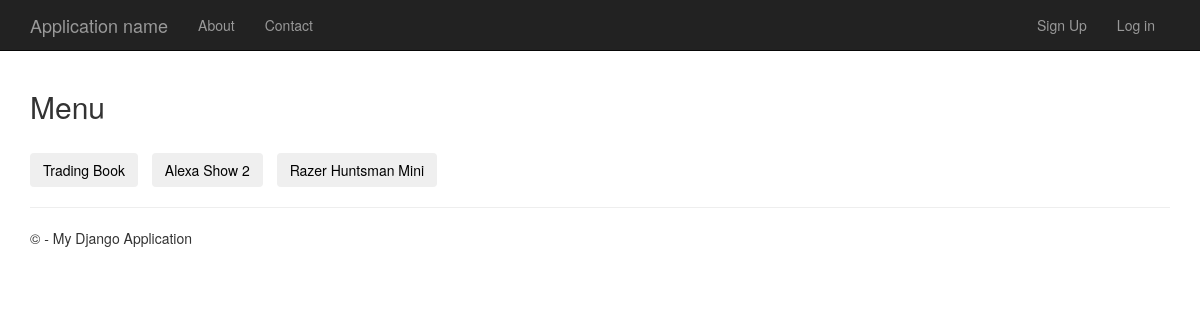
The app's page /menu/ with its own data.
### item/models.py (models this page shows, shortened)
class Item(models.Model):
    name = models.CharField(max_length=50)
    owner = models.ForeignKey(User, on_delete=models.CASCADE)
    price = models.FloatField()
    quantity = models.IntegerField(default=1)
    description = models.TextField(null=True, default=None, blank=True)

### item/views.py (the view)
# urls.py: path("menu/", views.menu, name="menu"),
def menu(request):
    items = Item.objects.all().order_by('-id')
    return render(request, "items/item_list.html", {"items": items})

### item/templates/items/item_list.html (shortened to what this page needs)
{% extends "app/layout.html" %}
{% block content %}
<div>
    <br />
         <h2>Menu</h2>
    <br />
    {% for item in items %}
        <tr><td>
        <a href="{% url 'item-detail' item.id %}"><button type="submit" class="btn btn-outline-info waves-effect">{{ item.name }}</button></a>
        </td></tr>
    {% empty %}
        <h2>There are no Items Right now</h2>
    {% endfor %}
</div>
{% endblock %}

### app/static/app/content/site.css (style rules this page uses)
body { padding-top: 50px; padding-bottom: 20px; }

### item/templates/items/item_list.html (style rules this page uses)
a { padding-right: 10px; }

### records on screen
Item: name "Trading Book"
Item: name "Alexa Show 2"
Item: name "Razer Huntsman Mini"
